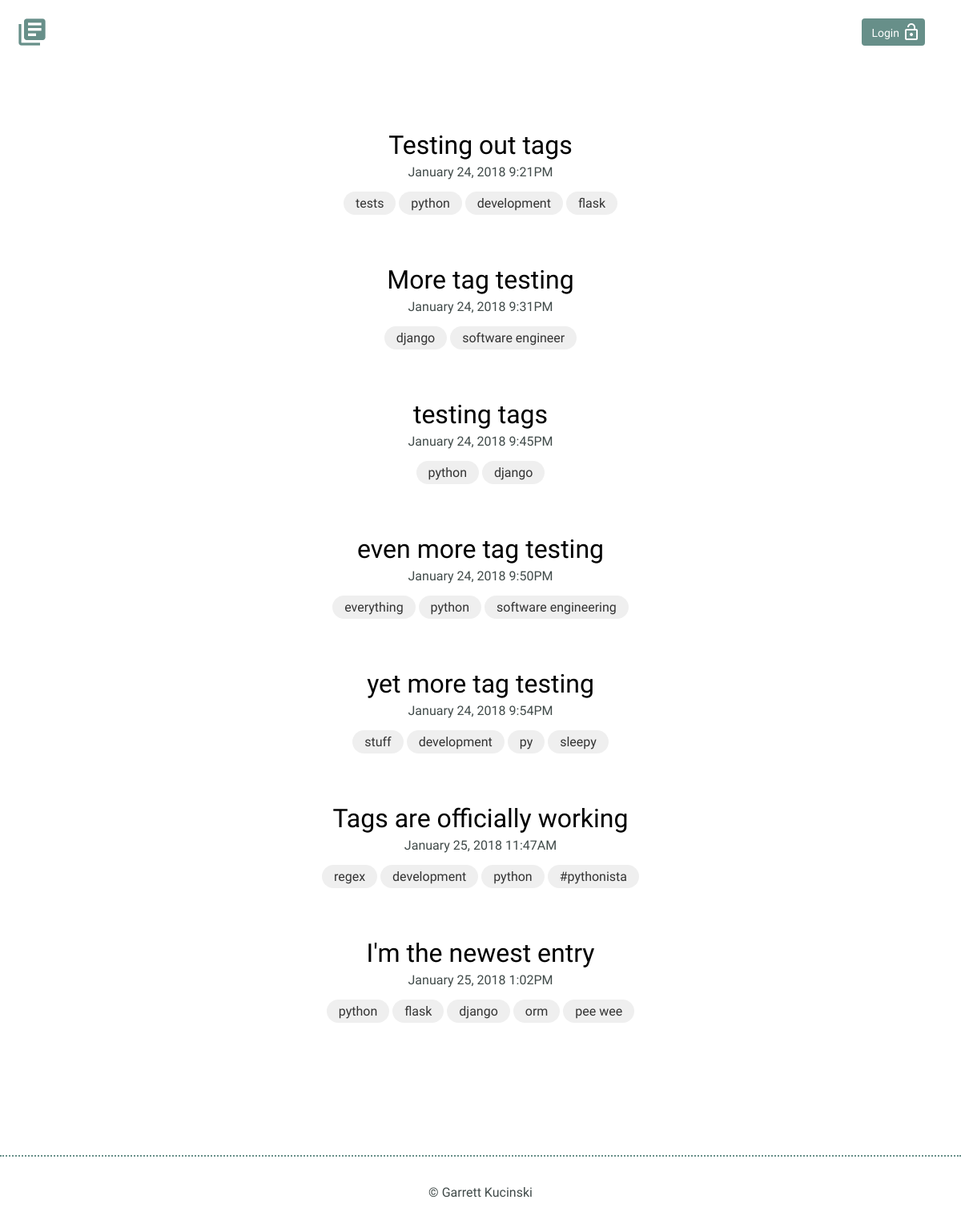
/entries, run on an earlier commit of the app's database.
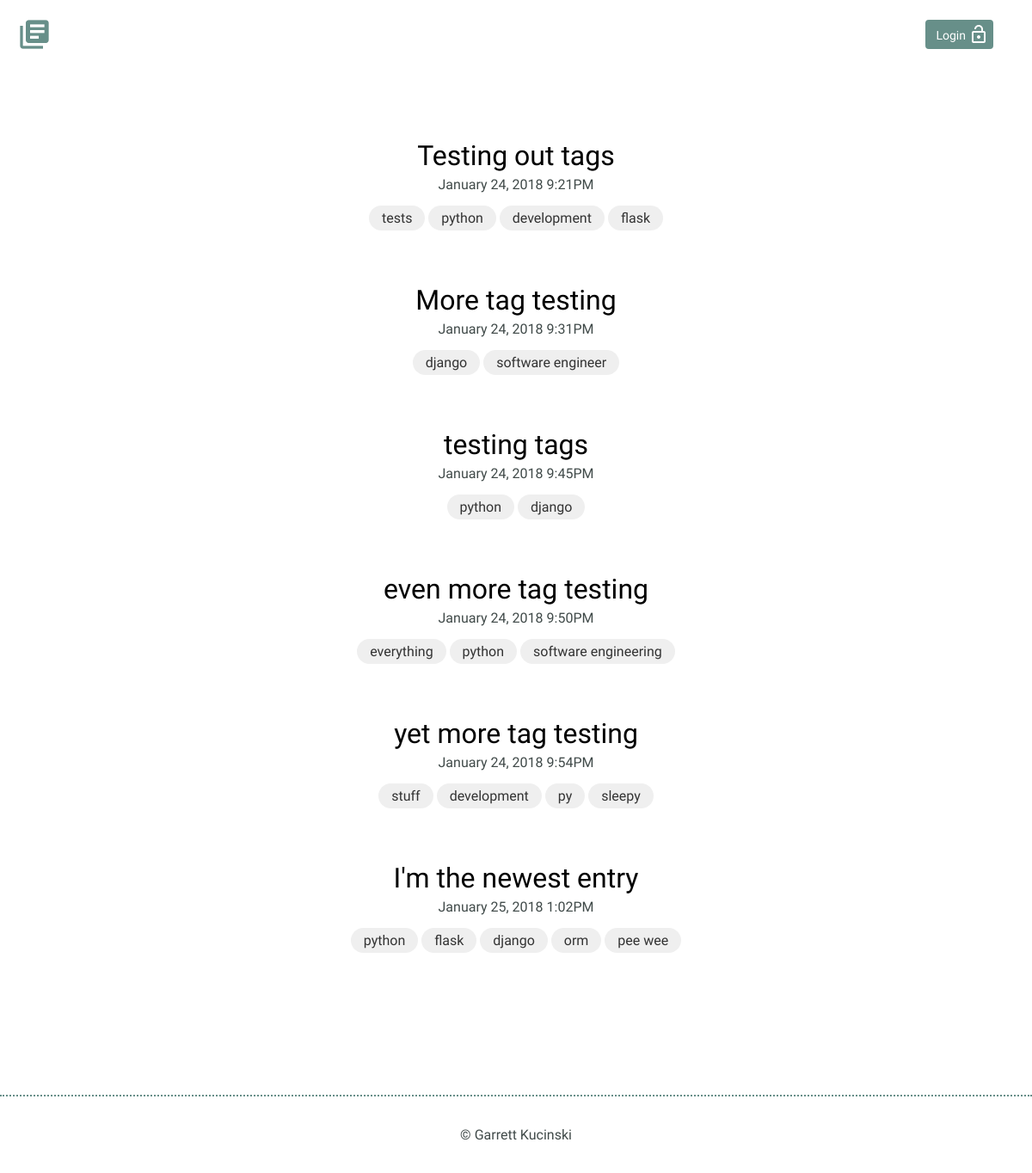
And on a later commit of the database.
### models.py (models this page shows)
class BaseModel(Model):
    class Meta:
        database = db

class Entry(BaseModel):
    title = CharField(max_length=150)
    slug = CharField()
    content = TextField()
    date = DateField(formats="%Y-%m-%d")
    time_spent = CharField(max_length=150)
    resources = TextField()
    tags = TextField()
    timestamp = DateTimeField(default=datetime.datetime.now)
    class Meta:
        order_by = ('-timestamp',)

### journal.py (the view)
@app.route('/')
@app.route('/entries')
@app.route('/archive/<tag>')
def index(tag=''):
    entries = models.Entry.select()
    if tag:
        tag = ' '.join(tag.split('-'))
        entries = entries.where(models.Entry.tags.regexp(r'\b' + tag + r'\b'))
    for entry in entries:
        entry.formatted_date = datetime.datetime.strptime(
            entry.date, "%Y-%m-%d").strftime("%B %d, %Y")
    return render_template('index.html', entries=entries, tag=tag)

### journal.py (called while the page is built)
@app.before_request
def before_request():
    g.db = models.db
    g.db.connect()
    g.user = current_user

@app.after_request
def after_request(response):
    g.db.close()
    return response

### templates/index.html
{% extends "layout.html" %}
{% block content %}
  {% if entries.count() > 0 %}
    <div class="entry-list">
      {% for entry in entries %}
        <article>
          <h2><a href="{{ url_for('detail', slug=entry.slug) }}">{{ entry.title }}</a></h2>
          <time datetime="{{ entry.date }}">{{ entry.formatted_date }} {{ entry.timestamp.strftime('%-I:%M%p') }}</time>
          <div class="tags">
            {% for tag in entry.tags.split(',') %}
              <span class="tag"><a href="{{ url_for('index', tag='-'.join(tag.strip().split(' '))) }}">{{ tag }}</a></span>
            {% endfor %}
          </div>
        </article>
      {% endfor %}
    </div>
  {% else %}
    <div class="entry-list">
      <article>
        <h2>No entries to display yet!</h2>
      </article>
    </div>
  {% endif %}
{% endblock %}

### templates/layout.html (shortened to what this page needs)
<!DOCTYPE html>
<html>
    {% include 'includes/head.html' %}
    <body>
        {% include 'includes/header.html' %}
        <section>
            <div class="container">
              {% block content %}{% endblock %}
            </div>
        </section>
        {% include 'includes/footer.html' %}
    </body>
</html>

### templates/includes/head.html (shortened to what this page needs)
<head>
    <link rel="stylesheet" href="/static/css/normalize.css">
    <link rel="stylesheet" href="/static/css/site.css">
</head>

### templates/includes/header.html
<header>
    <div class="container">
        <div class="site-header">
            <a class="logo" href="{{ url_for('index') }}"><i class="material-icons">library_books</i></a>
            {% if current_user.is_authenticated %}
              <a class="button icon-right" href="{{ url_for('new') }}"><span>New Entry</span> <i class="material-icons">add</i></a>
              <a class="button icon-right authenticate" href="{{ url_for('logout') }}"><span>LogOut</span> <i class="material-icons">lock_outline</i></a>
            {% else %}
              <a class="button icon-right authenticate" href="{{ url_for('login') }}"><span>Login</span> <i class="material-icons">lock_open</i></a>
            {% endif %}
        </div>
    </div>
</header>

### templates/includes/footer.html
<footer>
    <div>
        &copy; Garrett Kucinski
    </div>
</footer>

### static/css/site.css (style rules this page uses)
body { font-size: 16px; color: #404a49; font-family: 'Cousine', serif; font-weight: 400; }
.container { margin: 0 auto; padding: 0 25px; }
header .site-header { margin: 0 auto; height: 95px; }
header .logo i { color: #678f89; margin: 20px 0 0 -5px; float: left; font-size: 40px; }
header .button { float: right; margin: 33px 0 0 0; }
footer { text-align: center; padding: 35px 0; border-top: 2px dotted #678f89; }
.button { padding: 8px 10px 6px 10px; background: #678f89; border: 2px solid #678f89; border-radius: 4px; text-decoration: none; color: #FFF; position: relative; text-align: center; font-size: 14px; }
.button.icon-right { padding-right: 30px; top: -10px; }
.button.icon-right i { position: absolute; top: 3px; right: 3px; }
h1, h2, h3 { margin: 0; font-weight: 400; line-height: 1em; color: #000; }
h2 { font-size: 32px; }
h2 a { text-decoration: none; color: #000; }
.entry-list, .edit-entry, .new-entry { max-width: 800px; margin: 0 auto; padding: 70px 0 150px 0; }
.entry-list article { margin-bottom: 70px; text-align: center; }
.entry-list article:last-child { margin-bottom: 0; }
.entry-list article h2 { margin-bottom: 8px; }
header .button.authenticate { margin: 33px 20px 0 0; display: inline-block; }
.tags { margin: 20px 0; }
.tag a { color: #333; background: #efefef; text-decoration: none; padding: 5px 15px; border-radius: 50px; width: 50px; text-align: center; margin: auto; }

What changed in the data, as far as the page shows it:
removed Entry: title "Tags are officially working", formatted_date "January 25, 2018", timestamp "11:47AM", tag "regex" "development" "python" "#pythonista"
